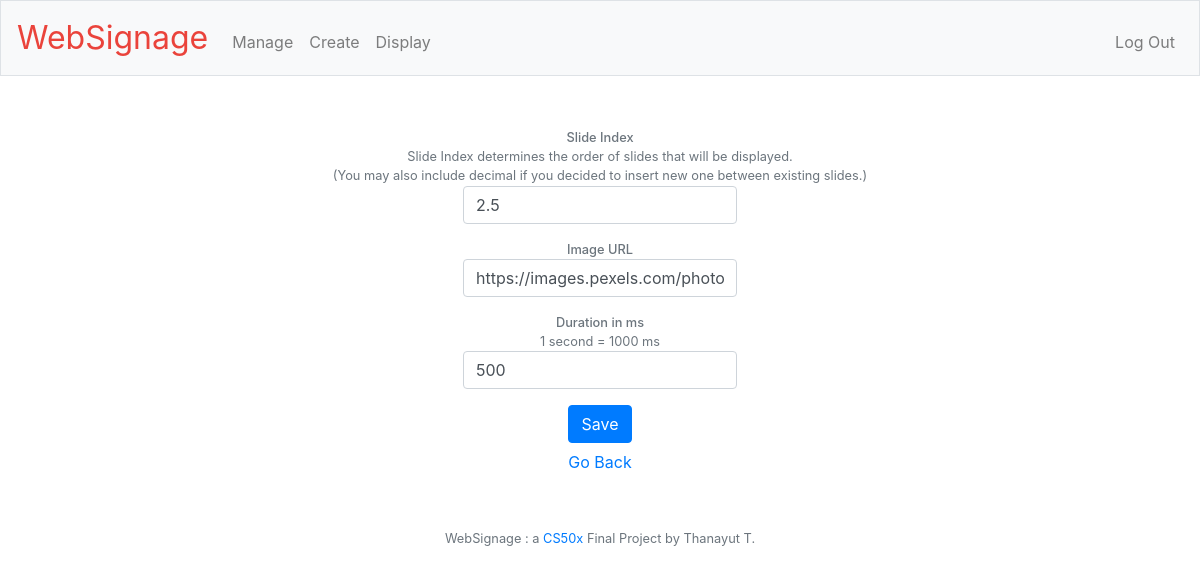
The app's page /manage/slide/edit?id=TEST1&slid=1 (signed in), older data.
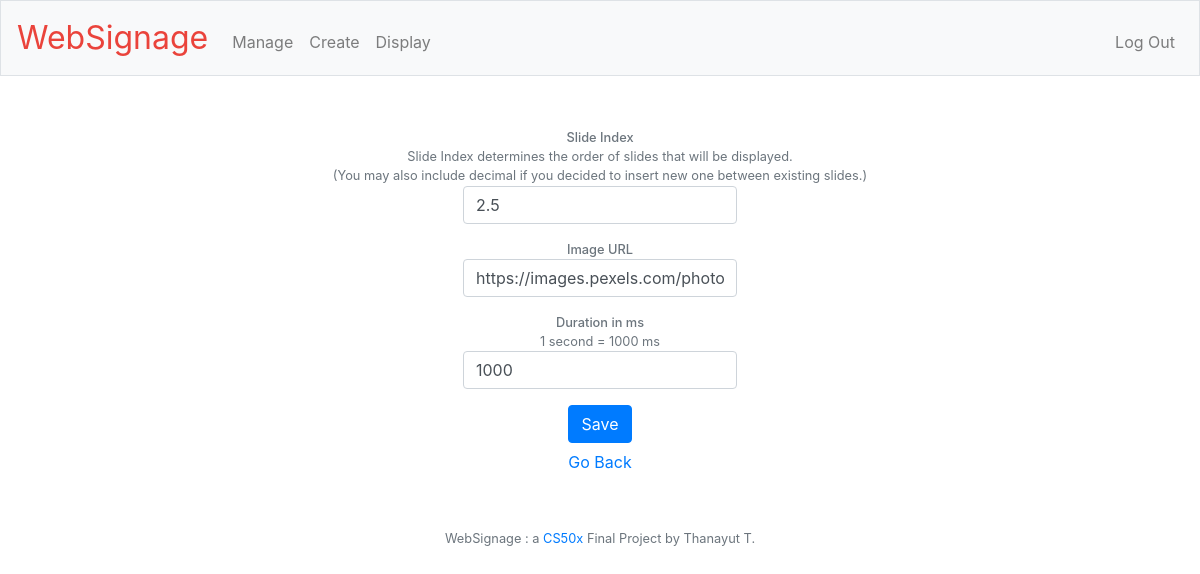
The same page, newer data.
### tables this page shows
CREATE TABLE 'slides' (id INTEGER, signageid TEXT NOT NULL,'iindex' numeric NOT NULL, imageurl TEXT NOT NULL,'dduration' INTEGER NOT NULL DEFAULT 3000, PRIMARY KEY(id));

### manage.py (the view)
@manage.route("slide/edit", methods=["GET", "POST"])
@login_required
def slide_edit():
    if request.method == "POST":
        if not request.form.get("signageid") or not request.form.get("slid") or not request.form.get("sindex") or not request.form.get("surl") or not request.form.get("sduration"):
            return render_template("manage/error.html", msg="Please complete the form.")
        sid = request.form.get("signageid").upper()
        slid = request.form.get("slid")
        surl = request.form.get("surl")
        try:
            sduration = int(request.form.get("sduration"))
            sindex = float(request.form.get("sindex"))
            if sduration < 0 or sindex < 0:
                return render_template("manage/error.html", msg="Duration/Index value is invalid.")
        except ValueError:
            return render_template("manage/error.html", msg="Duration/Index value is invalid.")
        if not validate_signage_owner(sid, session["user_id"]):
            return render_template("manage/error.html", msg="This signage cannot be edited.")
        conn = sqlite3.connect(dbpath)
        c = conn.cursor()
        c.execute("UPDATE slides SET iindex=?, imageurl=?, dduration=? WHERE signageid=? AND id=?", (sindex, surl, sduration, sid, slid))
        conn.commit()
        conn.close()
        return redirect("/manage/slide?id=" + sid)
    else:
        if not request.args.get("id") or not request.args.get("slid"):
            return redirect("/manage/view")
        sid = request.args.get("id").upper()
        slid = request.args.get("slid")
        if not validate_signage_owner(sid, session["user_id"]):
            return render_template("manage/error.html", msg="This signage cannot be edited.")
        conn = sqlite3.connect(dbpath)
        c = conn.cursor()
        c.execute("SELECT iindex, imageurl, dduration FROM slides WHERE signageid=? AND id=?", (sid, slid))
        slide = c.fetchone()
        conn.close()
        if slide is None:
            return render_template("manage/error.html", msg="This signage cannot be edited.")
        sindex = slide[0]
        surl = slide[1]
        sduration = slide[2]
        return render_template("manage/slide/edit.html", signageid=sid, slid=slid, sindex=sindex, surl=surl, sduration=sduration)

### auth.py (called while the page is built)
def login_required(f):
    @wraps(f)
    def decorated_function(*args, **kwargs):
        if session.get("user_id") is None:
            return redirect("/manage/login")
        return f(*args, **kwargs)
    return decorated_function

def validate_signage_owner(sid, username):
    conn = sqlite3.connect(dbpath)
    c = conn.cursor()
    c.execute("SELECT signageid FROM signages WHERE signageid=? AND username=?", (sid, username))
    signage = c.fetchone()
    conn.close()
    if signage is None:
        return False
    else:
        return True

### templates/manage/slide/edit.html (shortened to what this page needs)
{% extends "manage/layout.html" %}
{% block main %}
    <form action="" method="post">
        <div class="form-group">
            <small class="form-text text-muted"><span class="bold">Slide Index</span><br>Slide Index determines the order of slides that will be displayed.
            <br>(You may also include decimal if you decided to insert new one between existing slides.)</small>
            <input type="number" class="form-control" name="sindex" min="0" step="0.01" value="{{ sindex }}" placeholder="Slide Index" autocomplete="off" autofocus >
        </div>
        <div class="form-group">
            <small class="form-text text-muted"><span class="bold">Image URL</span></small>
            <input type="text" class="form-control" name="surl" value="{{ surl }}" placeholder="Image URL" autocomplete="off" >
        </div>
        <div class="form-group">
            <small class="form-text text-muted"><span class="bold">Duration in ms</span><br>1 second = 1000 ms</small>
            <input type="number" class="form-control" name="sduration" min="0" value="{{ sduration }}" placeholder="Duration in ms" autocomplete="off" >
        </div>
        <button class="btn btn-primary" type="submit">Save</button><br>
        <button type="button" class="btn btn-link" onclick="goBack()">Go Back</button>
    </form>
{% endblock %}

### templates/manage/layout.html (shortened to what this page needs)
<!DOCTYPE html>
<html lang="en">
    <head>
        <link rel="stylesheet" href="https://cdn.jsdelivr.net/npm/bootstrap@4.5.3/dist/css/bootstrap.min.css">
        <link href="/static/styles.css" rel="stylesheet">
    </head>
    <body>
        <nav class="navbar navbar-expand-md navbar-light bg-light border">
            <a class="navbar-brand" href="/"><span class="red">WebSignage</span></a>
            <div class="collapse navbar-collapse" id="navbar">
                {% if session.user_id %}
                    <ul class="navbar-nav mr-auto mt-2">
                        <li class="nav-item"><a class="nav-link" href="/manage/view">Manage</a></li>
                        <li class="nav-item"><a class="nav-link" href="/manage/create">Create</a></li>
                        <li class="nav-item"><a class="nav-link" href="/display" target="_blank">Display</a></li>
                    </ul>
                    <ul class="navbar-nav ml-auto mt-2">
                        <li class="nav-item"><a class="nav-link" href="/manage/logout">Log Out</a></li>
                    </ul>
                {% endif %}
            </div>
        </nav>
        <main class="container p-5">
            {% block main %}{% endblock %}
        </main>
        <footer class="small text-center text-muted">
            WebSignage : a <a href="https://cs50.harvard.edu/x/2021/">CS50x</a> Final Project by Thanayut T.
        </footer>
    </body>
</html>

### static/styles.css (style rules this page uses)
nav .navbar-brand { font-size: xx-large; }
nav .navbar-brand .red { color: #ea433b; }
main .form-control { display: inline-block; width: auto; }
main { overflow-x: auto; text-align: center; }
.bold { font-weight: 500; }
.red { color: #ea433b; }

Row changes from the older to the newer data that the page shows:
changed slides: sduration "500" → "1000"
